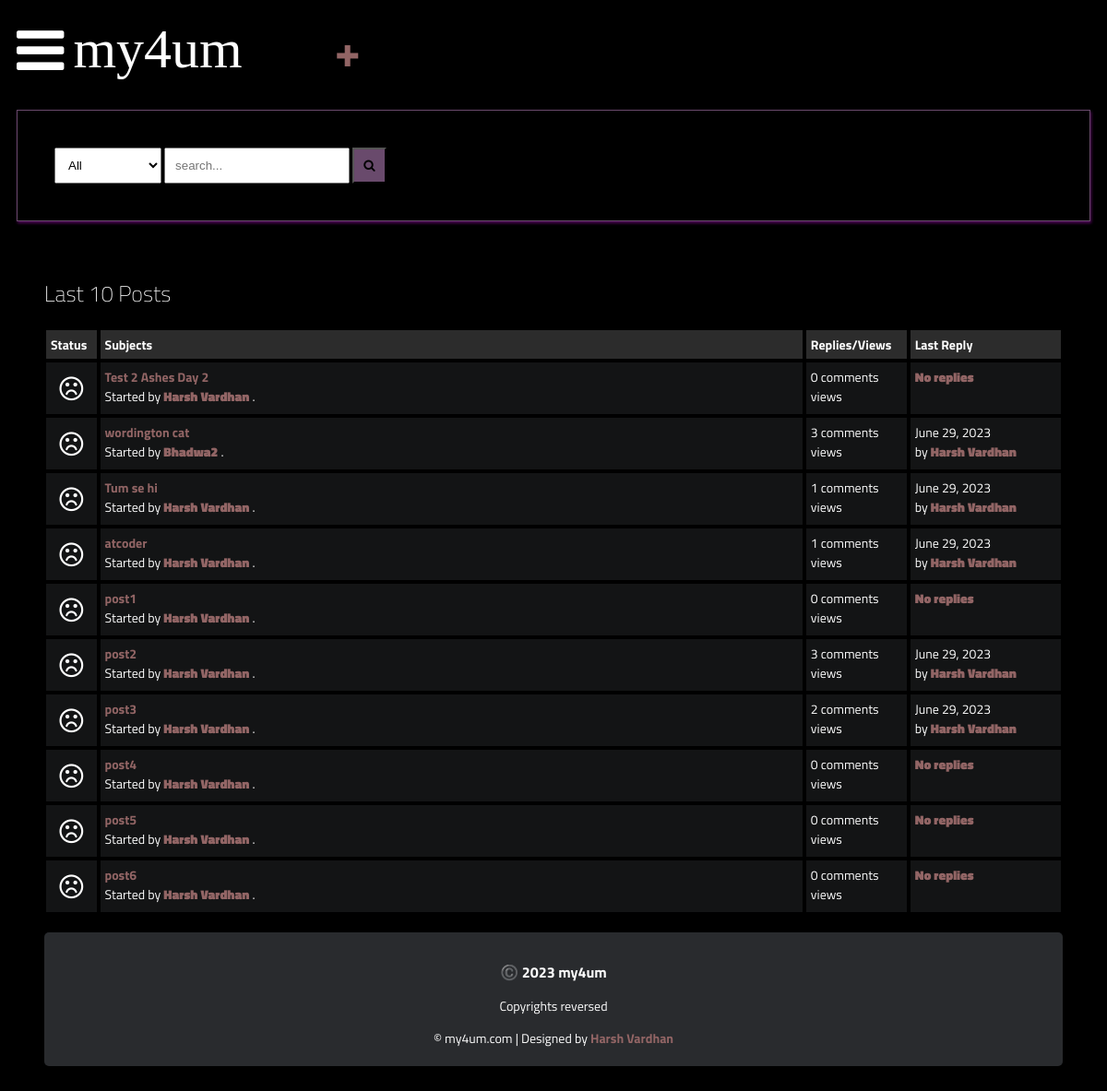
The app's page /latest_posts (signed in) with its own data.
### main/models.py (models this page shows, shortened)
class Post(models.Model):
    title = models.CharField(max_length=400)
    slug = models.SlugField(max_length=400, unique=True,blank=True)
    user = models.ForeignKey(Author,on_delete=models.CASCADE)
    content = HTMLField()
    categories = models.ManyToManyField(Category)
    date = models.DateTimeField(auto_now_add=True)
    approved = models.BooleanField(default=False)
    hit_count_generic = GenericRelation(HitCount, object_id_field='object_pk', related_query_name='hit_count_generic_relation')
    tags = TaggableManager()
    comments = models.ManyToManyField(Comment, blank=True)
    closed = models.BooleanField(default=False)
    state = models.CharField(max_length=40, default="zero")
    def get_url(self):
        return reverse("detail", kwargs={"slug": self.slug})
    @property
    def num_comments(self):
        return self.comments.count()
    @property
    def last_reply(self):
        return self.comments.latest("date")

class Author(models.Model):
    user = models.ForeignKey(user, on_delete=models.CASCADE)
    fullname = models.CharField(max_length=40,blank=True)
    slug = models.SlugField(max_length=400, unique=True,blank=True)
    bio = HTMLField()
    karma = models.IntegerField(default=0) #points
    profile_pic = ResizedImageField(size=[50,50],quality=100,upload_to='Author',default=None,null=True)

class Comment(models.Model):
    user = models.ForeignKey(Author, on_delete=models.CASCADE)
    content = models.TextField()
    date = models.DateTimeField(auto_now_add=True)
    replies = models.ManyToManyField(Reply, blank=True)

### main/views.py (the view)
# urls.py: path("latest_posts", latest_posts, name="latest_posts"),
def latest_posts(request):
    posts = Post.objects.all().filter(approved = True)[:10]
    context = {
        'posts': posts,
        'title': "Last 10 Posts",
    }
    return render(request, "latest_posts.html", context)

### main/context_processors.py (called while the page is built, shortened)
def searchFunction(request):
    search_context = {}
    posts = Post.objects.all()
    return search_context

### templates/latest_posts.html (shortened to what this page needs)
{% extends 'base.html' %} {% block content %} {% load hitcount_tags %}
<div class="container">
  <div class="navigate">
    <span>Last 10 Posts</span>
  </div>
  <div class="posts-table">
    <div class="table-head">
      <div class="status">Status</div>
      <div class="subjects">Subjects</div>
      <div class="replies">Replies/Views</div>
      <div class="last-reply">Last Reply</div>
    </div>
    {% for post in posts %}
    <div class="table-row">
      <div class="status"><i class="fa fa-frown-o"></i></div>
      <br />
      <div class="subjects">
        <a href="{{post.get_url}}">{{post.title}}</a>
        <br />
        <span
          >Started by <b><a href="">{{post.user.fullname|title}}</a></b> .</span
        >
      </div>
      <div class="replies">
        {{ post.num_comments }} comments <br />
        {% get_hit_count for post %} views
      </div>
      <div class="last-reply">
        {% if post.last_reply %} {{post.last_reply.date|date}}
        <br />by <b><a href="">{{post.last_reply.user.fullname|title}}</a></b>
        {% else %}
        <span
          ><b><a href="">No replies</a></b></span
        >
        {% endif %}
      </div>
    </div>
    {% endfor %}
  </div>
  {% endblock content %}

### static/style.css (style rules this page uses)
* { box-sizing: border-box; }
html { font-size: 14px; font-family: 'Titillium Web', sans-serif; background-color: rgb(0, 0, 0); color: #fefefe; }
a { color: rgb(146, 101, 101); font-weight: bolder; text-decoration: none; }
.container { margin: 20px; padding: 20px; }
.table-head { display: flex; }
.table-head div { padding: 5px; margin: 2px; background-color: #2C2C2C; font-weight: bold; }
.table-head .status { flex: 5%; }
.table-head .subjects { flex: 70%; }
.table-head .replies { flex: 10%; }
.table-head .last-reply { flex: 15%; }
.table-row { display: flex; }
.table-row .status, .table-row .subjects, .table-row .replies, .table-row .last-reply { padding: 5px; margin: 2px; background-color: #131415; }
.table-row .status { flex: 5%; font-size: 30px; text-align: center; }
.table-row .subjects { flex: 70%; }
.table-row .replies { flex: 10%; }
.table-row .last-reply { flex: 15%; }
.navigate { margin-block: 20px; font-weight: lighter; font-size: 24px; }

### records on screen
Post: title "Test 2 Ashes Day 2", user.fullname "Harsh Vardhan", num_comments "0", shows "No replies"
Post: title "wordington cat", user.fullname "Bhadwa2", num_comments "3", last_reply "June 29, 2023", last_reply.user.fullname "Harsh Vardhan"
Post: title "Tum se hi", user.fullname "Harsh Vardhan", num_comments "1", last_reply "June 29, 2023", last_reply.user.fullname "Harsh Vardhan"
Post: title "atcoder", user.fullname "Harsh Vardhan", num_comments "1", last_reply "June 29, 2023", last_reply.user.fullname "Harsh Vardhan"
Post: title "post1", user.fullname "Harsh Vardhan", num_comments "0", shows "No replies"
Post: title "post2", user.fullname "Harsh Vardhan", num_comments "3", last_reply "June 29, 2023", last_reply.user.fullname "Harsh Vardhan"
Post: title "post3", user.fullname "Harsh Vardhan", num_comments "2", last_reply "June 29, 2023", last_reply.user.fullname "Harsh Vardhan"
Post: title "post4", user.fullname "Harsh Vardhan", num_comments "0", shows "No replies"
Post: title "post5", user.fullname "Harsh Vardhan", num_comments "0", shows "No replies"
Post: title "post6", user.fullname "Harsh Vardhan", num_comments "0", shows "No replies"
